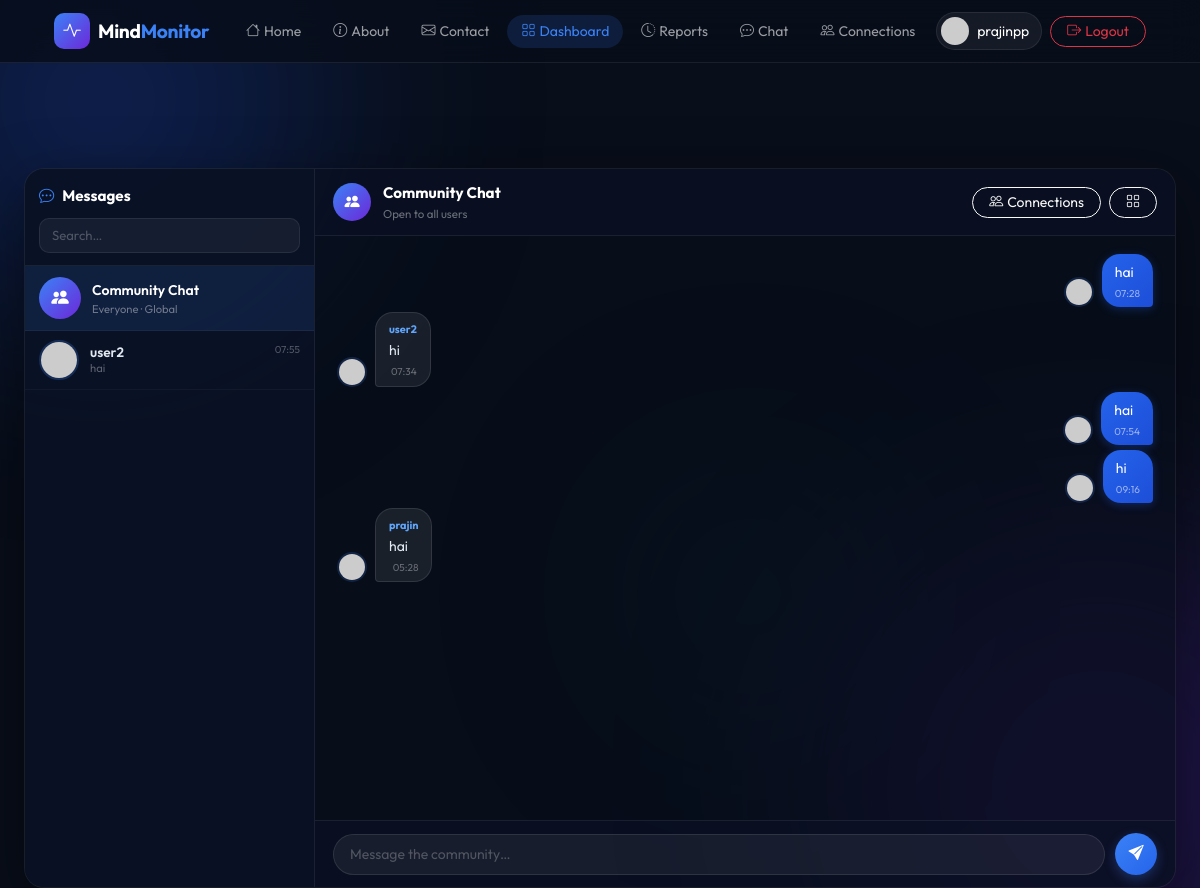
Page /chat/ (signed in) on the committed database.
### dashboard/models.py (models this page shows, shortened)
class ChatMessage(models.Model):
    sender   = models.ForeignKey(User, on_delete=models.CASCADE, related_name='sent_messages')
    receiver = models.ForeignKey(User, on_delete=models.CASCADE, related_name='received_messages',
                                 null=True, blank=True)
    message    = models.TextField()
    is_private = models.BooleanField(default=False)
    timestamp  = models.DateTimeField(auto_now_add=True)
    class Meta:
        ordering = ['timestamp']
    @staticmethod
    def avatar(username):
        return f"https://ui-avatars.com/api/?name={username}&background=3b82f6&color=fff&size=64&bold=true"

### dashboard/views.py (the view)
# urls.py: path('chat/', views.chat_page, name='chat_page'),
@login_required
def chat_page(request):
    global_msgs = (
        ChatMessage.objects
        .filter(is_private=False)
        .select_related('sender')
        .order_by('timestamp')[:200]
    )
    serialized = [_serialize_msg(m, request.user.id) for m in global_msgs]
    context = {
        'global_messages': serialized,
        'last_id':         serialized[-1]['id'] if serialized else 0,
        'user_list':       _build_sidebar(request.user),
        'chat_mode':       'global',
        'peer':            None,
        'can_message':     True,
        'pending_count':   _pending_count(request.user),
    }
    return render(request, 'dashboard/chat.html', context)

### dashboard/views.py (called while the page is built)
def _avatar(username):
    return ChatMessage.avatar(username)

def _serialize_msg(msg, current_user_id):
    return {
        'id':          msg.id,
        'username':    msg.sender.username,
        'avatar':      _avatar(msg.sender.username),
        'message':     msg.message,
        'timestamp':   msg.timestamp.strftime('%H:%M'),
        'is_self':     msg.sender_id == current_user_id,
        'is_private':  msg.is_private,
        'profile_url': f'/user/{msg.sender_id}/',
    }

def _connected_users(user):
    accepted = Connection.objects.filter(
        status=Connection.ACCEPTED
    ).filter(Q(sender=user) | Q(receiver=user))
    ids = set()
    for c in accepted:
        ids.add(c.receiver_id if c.sender_id == user.id else c.sender_id)
    return User.objects.filter(id__in=ids).order_by('username')

def _pending_count(user):
    return Connection.objects.filter(receiver=user, status=Connection.PENDING).count()

def _build_sidebar(current_user, active_peer_id=None):
    connected = _connected_users(current_user)
    rows = []
    for u in connected:
        last_pm = (
            ChatMessage.objects
            .filter(is_private=True)
            .filter(Q(sender=current_user, receiver=u) | Q(sender=u, receiver=current_user))
            .order_by('-timestamp')
            .first()
        )
        rows.append({
            'id':       u.id,
            'username': u.username,
            'avatar':   _avatar(u.username),
            'last_msg': last_pm.message[:30] if last_pm else '',
            'last_ts':  last_pm.timestamp.strftime('%H:%M') if last_pm else '',
            'active':   u.id == active_peer_id,
        })
    return rows

### dashboard/templates/dashboard/chat.html (shortened to what this page needs)
{% extends "base.html" %}
{% load static %}
{% block nav_dashboard %}active{% endblock %}
{% block content %}
<div class="container-fluid px-3 px-md-4" style="padding-top:88px;padding-bottom:12px;height:100vh;">
<div class="wc-shell">
    <aside class="wc-sidebar">
        <div class="wc-sidebar-header">
            <p class="wc-sidebar-title">
                <i class="bi bi-chat-dots text-accent me-2"></i>Messages
            </p>
            <input type="text" id="userSearch" class="form-control wc-search" placeholder="Search…">
        </div>
        <div class="wc-user-list" id="userList">
            <a href="{% url 'chat_page' %}"
               class="wc-global-entry {% if chat_mode == 'global' %}active{% endif %}">
                <div class="wc-global-icon"><i class="bi bi-people-fill"></i></div>
                <div class="overflow-hidden">
                    <div class="wc-global-label">Community Chat</div>
                    <div class="wc-global-sub">Everyone · Global</div>
                </div>
            </a>
            {% for u in user_list %}
            <a href="{% url 'private_chat' u.id %}"
               class="wc-user-row {% if u.active %}active{% endif %}"
               data-username="{{ u.username|lower }}">
                <img src="{{ u.avatar }}" class="wc-avatar" alt="{{ u.username }}">
                <div class="overflow-hidden flex-grow-1">
                    <div class="wc-user-name">{{ u.username }}</div>
                    {% if u.last_msg %}
                    <div class="wc-user-preview">{{ u.last_msg }}</div>
                    {% endif %}
                </div>
                {% if u.last_ts %}<span class="wc-user-ts">{{ u.last_ts }}</span>{% endif %}
            </a>
            {% endfor %}
        </div>
    </aside>
    <div class="wc-main">
        <div class="wc-header">
            {% if chat_mode == 'global' %}
                <div class="wc-global-icon" style="width:38px;height:38px;font-size:0.95rem;">
                    <i class="bi bi-people-fill"></i>
                </div>
                <div>
                    <div class="wc-header-name">Community Chat</div>
                    <div class="wc-header-sub">Open to all users</div>
                </div>
            {% endif %}
            <div class="wc-header-actions">
                <a href="{% url 'connections_page' %}"
                   class="btn btn-sm btn-outline-light rounded-pill px-3 position-relative">
                    <i class="bi bi-people me-1"></i>Connections
                </a>
                <a href="{% url 'dashboard' %}" class="btn btn-sm btn-outline-light rounded-pill px-3">
                    <i class="bi bi-grid"></i>
                </a>
            </div>
        </div>
        <div class="wc-messages" id="msgArea">
            {% if chat_mode == 'global' %}
                {% if global_messages %}
                    {% for msg in global_messages %}
                    <div class="wc-msg-row {% if msg.is_self %}self{% else %}other{% endif %}" data-id="{{ msg.id }}">
                        {% if not msg.is_self %}
                        <a href="{{ msg.profile_url }}">
                            <img src="{{ msg.avatar }}" class="wc-avatar-sm" alt="{{ msg.username }}">
                        </a>
                        {% endif %}
                        <div class="wc-bubble {% if msg.is_self %}self{% else %}other{% endif %}">
                            {% if not msg.is_self %}
                            <span class="wc-bubble-sender">
                                <a href="{{ msg.profile_url }}">{{ msg.username }}</a>
                            </span>
                            {% endif %}
                            {{ msg.message }}
                            <span class="wc-bubble-time">{{ msg.timestamp }}</span>
                        </div>
                        {% if msg.is_self %}
                        <img src="{{ msg.avatar }}" class="wc-avatar-sm" alt="{{ msg.username }}">
                        {% endif %}
                    </div>
                    {% endfor %}
                {% else %}
                <div class="wc-empty">
                    <i class="bi bi-chat-heart"></i>
                    <span>No messages yet — say hello to the community!</span>
                </div>
                {% endif %}
            {% endif %}
        </div>
        {% if chat_mode == 'global' or can_message %}
        <div class="wc-input-bar">
            <input type="text" id="msgInput" class="wc-input"
                   placeholder="{% if chat_mode == 'global' %}Message the community…{% else %}Message {{ peer.username }}…{% endif %}"
                   maxlength="1000" autocomplete="off">
            <button id="sendBtn" class="wc-send-btn" title="Send">
                <i class="bi bi-send-fill"></i>
            </button>
        </div>
        {% endif %}
    </div>
</div>
</div>
{% endblock %}

### templates/base.html (shortened to what this page needs)
{% load static %}
<!DOCTYPE html>
<html lang="en">
<head>
    <link href="https://cdn.jsdelivr.net/npm/bootstrap@5.3.0/dist/css/bootstrap.min.css" rel="stylesheet">
    <link rel="stylesheet" href="https://cdn.jsdelivr.net/npm/bootstrap-icons@1.11.0/font/bootstrap-icons.css">
    <link rel="stylesheet" href="{% static 'css/style.css' %}?v=3.0">
</head>
<body class="dark-theme">
    <nav class="navbar navbar-expand-lg glass-nav fixed-top">
        <div class="container px-4">
            <a class="navbar-brand d-flex align-items-center gap-2" href="{% url 'home' %}">
                <div class="brand-icon">
                    <i class="bi bi-activity"></i>
                </div>
                <span class="brand-text">Mind<span class="text-accent">Monitor</span></span>
            </a>
            <div class="collapse navbar-collapse" id="navMenu">
                <ul class="navbar-nav mx-auto gap-1">
                    <li class="nav-item">
                        <a class="nav-link nav-pill {% block nav_home %}{% endblock %}" href="{% url 'home' %}">
                            <i class="bi bi-house me-1"></i>Home
                        </a>
                    </li>
                    <li class="nav-item">
                        <a class="nav-link nav-pill {% block nav_about %}{% endblock %}" href="{% url 'about' %}">
                            <i class="bi bi-info-circle me-1"></i>About
                        </a>
                    </li>
                    <li class="nav-item">
                        <a class="nav-link nav-pill {% block nav_contact %}{% endblock %}" href="{% url 'contact' %}">
                            <i class="bi bi-envelope me-1"></i>Contact
                        </a>
                    </li>
                    {% if user.is_authenticated %}
                    <li class="nav-item">
                        <a class="nav-link nav-pill {% block nav_dashboard %}{% endblock %}" href="{% url 'dashboard' %}">
                            <i class="bi bi-grid me-1"></i>Dashboard
                        </a>
                    </li>
                    <li class="nav-item">
                        <a class="nav-link nav-pill {% block nav_reports %}{% endblock %}" href="{% url 'reports' %}">
                            <i class="bi bi-clock-history me-1"></i>Reports
                        </a>
                    </li>
                    <li class="nav-item position-relative">
                        <a class="nav-link nav-pill {% block nav_chat %}{% endblock %}" href="{% url 'chat_page' %}">
                            <i class="bi bi-chat-dots me-1"></i>Chat
                        </a>
                    </li>
                    <li class="nav-item position-relative">
                        <a class="nav-link nav-pill {% block nav_connections %}{% endblock %}" href="{% url 'connections_page' %}">
                            <i class="bi bi-people me-1"></i>Connections
                        </a>
                    </li>
                    {% endif %}
                </ul>
                <div class="d-flex align-items-center gap-2">
                    {% if user.is_authenticated %}
                    <a href="{% url 'profile' %}" class="nav-user-pill text-decoration-none">
                        <img src="https://ui-avatars.com/api/?name={{ user.username }}&background=3b82f6&color=fff&size=32" class="rounded-circle" width="28">
                        <span class="text-white small">{{ user.username }}</span>
                    </a>
                    <a href="{% url 'logout' %}" class="btn btn-sm btn-outline-danger rounded-pill px-3">
                        <i class="bi bi-box-arrow-right me-1"></i>Logout
                    </a>
                    {% else %}
                    <a href="{% url 'login' %}" class="btn btn-sm btn-outline-light rounded-pill px-3">Login</a>
                    <a href="{% url 'signup' %}" class="btn btn-sm btn-primary rounded-pill px-3">Sign Up</a>
                    {% endif %}
                </div>
            </div>
        </div>
    </nav>
    <main class="main-container">
        {% block content %}{% endblock %}
    </main>
    <div class="bg-orb orb-1"></div>
    <div class="bg-orb orb-2"></div>
    <div class="bg-orb orb-3"></div>
</body>
</html>

### static/css/style.css (style rules this page uses)
:root { --bg-dark: #080e1a; --bg-card: rgba(15, 25, 50, 0.7); --accent: #3b82f6; --accent-glow: rgba(59, 130, 246, 0.3); --glass-border: rgba(255, 255, 255, 0.08); --glass-shadow: 0 8px 32px rgba(0, 0, 0, 0.4); --text-primary: #f1f5f9; --text-muted: #64748b; }
* { box-sizing: border-box; }
body { font-family: 'Outfit', sans-serif; background-color: var(--bg-dark); color: var(--text-primary); overflow-x: hidden; min-height: 100vh; }
.bg-orb { position: fixed; border-radius: 50%; filter: blur(100px); z-index: 0; pointer-events: none; animation: floatOrb 12s infinite alternate ease-in-out; }
.orb-1 { width: 500px; height: 500px; background: radial-gradient(circle, #1d4ed8, #0f172a); top: -150px; left: -150px; opacity: 0.35; }
.orb-2 { width: 600px; height: 600px; background: radial-gradient(circle, #6d28d9, #0f172a); bottom: -200px; right: -200px; opacity: 0.3; animation-delay: -6s; }
.orb-3 { width: 300px; height: 300px; background: radial-gradient(circle, #0e7490, #0f172a); top: 50%; left: 50%; opacity: 0.15; animation-delay: -3s; }
.glass-nav { background: rgba(8, 14, 26, 0.85); backdrop-filter: blur(16px); border-bottom: 1px solid var(--glass-border); z-index: 1000; }
.brand-icon { width: 36px; height: 36px; background: linear-gradient(135deg, #3b82f6, #6d28d9); border-radius: 10px; display: flex; align-items: center; justify-content: center; color: #fff; font-size: 1.1rem; }
.brand-text { font-size: 1.2rem; font-weight: 700; color: #fff; letter-spacing: -0.3px; }
.nav-pill { color: rgba(255,255,255,0.6) !important; border-radius: 20px; padding: 6px 14px !important; font-size: 0.875rem; transition: all 0.2s; }
.nav-pill:hover, .nav-pill.active { color: #fff !important; background: rgba(59,130,246,0.15); }
.nav-pill.active { color: var(--accent) !important; }
.nav-user-pill { display: flex; align-items: center; gap: 8px; background: rgba(255,255,255,0.06); border: 1px solid var(--glass-border); border-radius: 30px; padding: 4px 12px 4px 4px; transition: background 0.2s; }
.main-container { padding-top: 80px; position: relative; z-index: 1; }
.text-accent { color: var(--accent) !important; }

### rows in the picture
ChatMessage: last_msg "hai"
ChatMessage: message "hai"
ChatMessage: message "hi"
ChatMessage: message "hai"
ChatMessage: message "hi"
ChatMessage: message "hai"

### other values in the picture
{{ user.username }} "prajinpp"
{{ u.username }} "user2"
{{ u.last_ts }} "07:55"
{{ msg.timestamp }} "07:28" "07:34" "07:54" "09:16" "05:28"
{{ msg.username }} "user2" "prajin"
